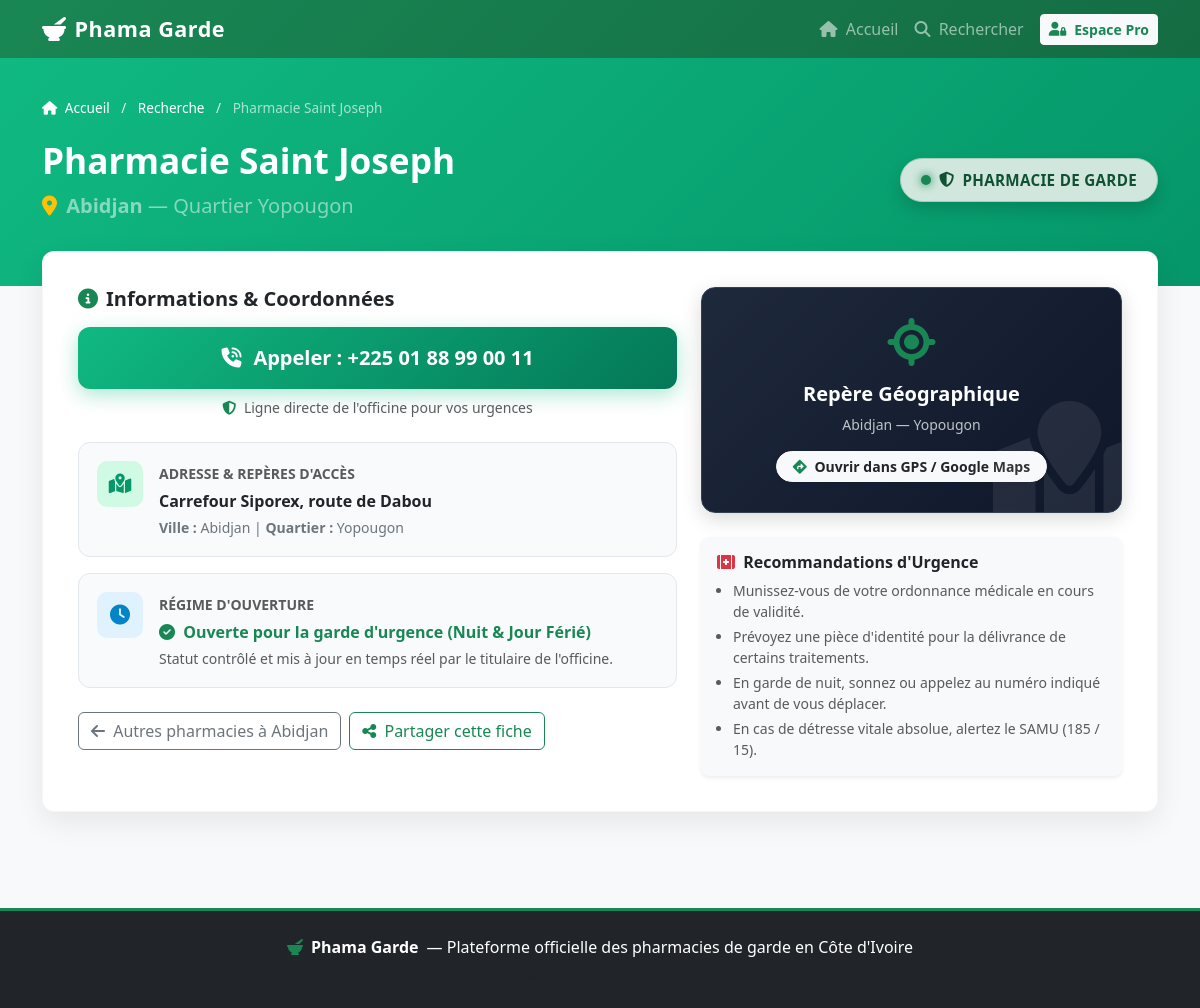
/pharmacy/detail?id=4, run on the app's committed database.
### tables this page shows
CREATE TABLE pharmacies (
    id INT AUTO_INCREMENT PRIMARY KEY,
    user_id INT NOT NULL,
    name VARCHAR(150) NOT NULL,
    city VARCHAR(100) NOT NULL,
    neighborhood VARCHAR(100) DEFAULT NULL,
    address TEXT,
    phone VARCHAR(20),
    is_on_guard TINYINT(1) NOT NULL DEFAULT 0,
    is_approved TINYINT(1) NOT NULL DEFAULT 0,
    created_at TIMESTAMP DEFAULT CURRENT_TIMESTAMP,
    FOREIGN KEY (user_id) REFERENCES users(id) ON DELETE CASCADE
);

### controllers/ClientController.php (called while the page is built, shortened)
<?php
require_once __DIR__ . '/../models/Pharmacy.php';
function detail(?int $id = null): void
{
    $pharmacyId = $id ?? (int)($_GET['id'] ?? 0);
    $pharmacyModel = new Pharmacy();
    $pharmacy = $pharmacyModel->findById($pharmacyId);
    $viewPath  = __DIR__ . '/../views/';
    require $viewPath . 'layouts/header.php';
    require $viewPath . 'client/detail.php';
    require $viewPath . 'layouts/footer.php';
}

### config/database.php (called while the page is built)
<?php
return [
    'host'     => '127.0.0.1',
    'dbname'   => 'phama_garde',
    'username' => 'admin',
    'password' => 'admin',
    'charset'  => 'utf8mb4',
    'options'  => [
        PDO::ATTR_ERRMODE            => PDO::ERRMODE_EXCEPTION,
        PDO::ATTR_DEFAULT_FETCH_MODE => PDO::FETCH_ASSOC,
        PDO::ATTR_EMULATE_PREPARES   => false,
    ],
];

### models/Database.php (called while the page is built, shortened)
<?php
class Database
{
    private static ?PDO $instance = null;
    public static function getInstance(): PDO
    {
        if (self::$instance === null) {
            $config = require __DIR__ . '/../config/database.php';
            $dsn = sprintf('mysql:host=%s;dbname=%s;charset=%s',
                $config['host'], $config['dbname'], $config['charset']
            );
            self::$instance = new PDO($dsn, $config['username'], $config['password'], $config['options']);
        }
        return self::$instance;
    }
}

### models/Pharmacy.php (called while the page is built, shortened)
<?php
require_once __DIR__ . '/Database.php';
class Pharmacy
{
    private PDO $db;
    public function __construct()
    {
        $this->db = Database::getInstance();
    }
    public function findById(int $id): array|false
    {
        $stmt = $this->db->prepare('SELECT * FROM pharmacies WHERE id = :id LIMIT 1');
        $stmt->execute([':id' => $id]);
        return $stmt->fetch();
    }
}

### views/client/detail.php (the view, shortened to what this page needs)
<?php
$cleanPhone = !empty($pharmacy['phone']) ? preg_replace('/[^0-9+]/', '', $pharmacy['phone']) : '';
?>
<section class="detail-hero">
    <div class="container">
        <nav class="detail-breadcrumbs" aria-label="breadcrumb">
            <a href="/"><i class="fa-solid fa-house me-1"></i> Accueil</a>
            <span class="mx-2">/</span>
            <a href="/search">Recherche</a>
            <span class="mx-2">/</span>
            <span class="opacity-75"><?= htmlspecialchars($pharmacy['name'] ?? 'Détails') ?></span>
        </nav>
        <div class="d-flex flex-wrap justify-content-between align-items-center gap-3">
            <div>
                <h1 class="detail-title text-white"><?= htmlspecialchars($pharmacy['name'] ?? 'Pharmacie') ?></h1>
                <p class="mb-0 text-white-50 fs-5">
                    <i class="fa-solid fa-location-dot me-1 text-warning"></i>
                    <strong><?= htmlspecialchars($pharmacy['city'] ?? 'Côte d\'Ivoire') ?></strong>
                    <?php if (!empty($pharmacy['neighborhood'])): ?>
                        — Quartier <?= htmlspecialchars($pharmacy['neighborhood']) ?>
                    <?php endif; ?>
                </p>
            </div>
            <div>
                <?php if (!empty($pharmacy['is_on_guard'])): ?>
                    <span class="detail-guard-badge active shadow">
                        <i class="fa-solid fa-shield-halved"></i> PHARMACIE DE GARDE
                    </span>
                <?php else: ?>
                    <span class="detail-guard-badge inactive shadow-sm">
                        <i class="fa-solid fa-clock"></i> Service Régulier (Hors garde)
                    </span>
                <?php endif; ?>
            </div>
        </div>
    </div>
</section>
<div class="container mb-5">
    <div class="detail-main-card">
        <div class="row g-4">
            <div class="col-lg-7">
                <h3 class="h5 fw-bold mb-3 text-dark d-flex align-items-center gap-2">
                    <i class="fa-solid fa-circle-info text-success"></i>
                    <span>Informations & Coordonnées</span>
                </h3>
                <?php if (!empty($pharmacy['phone'])): ?>
                    <div class="mb-4">
                        <a href="tel:<?= htmlspecialchars($cleanPhone) ?>" class="btn-call-emergency">
                            <i class="fa-solid fa-phone-volume"></i>
                            <span>Appeler : <?= htmlspecialchars($pharmacy['phone']) ?></span>
                        </a>
                        <p class="text-center text-muted small mt-2">
                            <i class="fa-solid fa-shield-halved text-success me-1"></i> Ligne directe de l'officine pour vos urgences
                        </p>
                    </div>
                <?php else: ?>
                    <div class="alert alert-secondary text-muted small mb-4">
                        <i class="fa-solid fa-phone-slash me-1"></i> Numéro de téléphone direct non renseigné par l'officine.
                    </div>
                <?php endif; ?>
                <div class="info-item-box">
                    <div class="info-item-icon">
                        <i class="fa-solid fa-map-location-dot"></i>
                    </div>
                    <div>
                        <span class="text-muted small text-uppercase fw-bold">Adresse & Repères d'accès</span>
                        <div class="fw-semibold text-dark fs-6 mt-1">
                            <?= !empty($pharmacy['address']) ? nl2br(htmlspecialchars($pharmacy['address'])) : 'Adresse non précisée' ?>
                        </div>
                        <div class="text-secondary small mt-1">
                            <strong>Ville :</strong> <?= htmlspecialchars($pharmacy['city'] ?? 'Non précisée') ?>
                            <?php if (!empty($pharmacy['neighborhood'])): ?>
                                | <strong>Quartier :</strong> <?= htmlspecialchars($pharmacy['neighborhood']) ?>
                            <?php endif; ?>
                        </div>
                    </div>
                </div>
                <div class="info-item-box">
                    <div class="info-item-icon" style="background: #e0f2fe; color: #0284c7;">
                        <i class="fa-solid fa-clock"></i>
                    </div>
                    <div>
                        <span class="text-muted small text-uppercase fw-bold">Régime d'ouverture</span>
                        <div class="fw-semibold text-dark fs-6 mt-1">
                            <?php if (!empty($pharmacy['is_on_guard'])): ?>
                                <span class="text-success fw-bold">
                                    <i class="fa-solid fa-circle-check me-1"></i> Ouverte pour la garde d'urgence (Nuit & Jour Férié)
                                </span>
                            <?php else: ?>
                                <span class="text-secondary">
                                    <i class="fa-solid fa-store me-1"></i> Service habituel en journée
                                </span>
                            <?php endif; ?>
                        </div>
                        <div class="text-muted small mt-1">
                            Statut contrôlé et mis à jour en temps réel par le titulaire de l'officine.
                        </div>
                    </div>
                </div>
                <div class="d-flex flex-wrap gap-2 mt-4">
                    <a href="/search?city=<?= urlencode($pharmacy['city'] ?? '') ?>" class="btn btn-outline-secondary">
                        <i class="fa-solid fa-arrow-left me-1"></i> Autres pharmacies à <?= htmlspecialchars($pharmacy['city'] ?? '') ?>
                    </a>
                    <button type="button" class="btn btn-outline-success" id="btnSharePharmacy">
                        <i class="fa-solid fa-share-nodes me-1"></i> Partager cette fiche
                    </button>
                </div>
            </div>
            <div class="col-lg-5">
                <div class="map-placeholder-box mb-4">
                    <i class="fa-solid fa-map-location map-bg-icon"></i>
                    <i class="fa-solid fa-location-crosshairs fa-3x text-success mb-3"></i>
                    <h5 class="fw-bold">Repère Géographique</h5>
                    <p class="small text-light opacity-75 mb-3">
                        <?= htmlspecialchars($pharmacy['city'] ?? '') ?>
                        <?php if (!empty($pharmacy['neighborhood'])): ?>
                            — <?= htmlspecialchars($pharmacy['neighborhood']) ?>
                        <?php endif; ?>
                    </p>
                    <a href="https://www.google.com/maps/search/?api=1&query=<?= urlencode(($pharmacy['name'] ?? '') . ' ' . ($pharmacy['city'] ?? '') . ' ' . ($pharmacy['neighborhood'] ?? '') . ' Cote d Ivoire') ?>"
                       target="_blank" rel="noopener noreferrer" class="btn btn-sm btn-light text-dark fw-bold rounded-pill px-3 shadow-sm">
                        <i class="fa-solid fa-diamond-turn-right text-success me-1"></i> Ouvrir dans GPS / Google Maps
                    </a>
                </div>
                <div class="card border-0 bg-light p-3 rounded-3 shadow-sm">
                    <h6 class="fw-bold text-dark mb-2">
                        <i class="fa-solid fa-kit-medical text-danger me-1"></i> Recommandations d'Urgence
                    </h6>
                    <ul class="text-muted small ps-3 mb-0">
                        <li class="mb-1">Munissez-vous de votre ordonnance médicale en cours de validité.</li>
                        <li class="mb-1">Prévoyez une pièce d'identité pour la délivrance de certains traitements.</li>
                        <li class="mb-1">En garde de nuit, sonnez ou appelez au numéro indiqué avant de vous déplacer.</li>
                        <li>En cas de détresse vitale absolue, alertez le SAMU (185 / 15).</li>
                    </ul>
                </div>
            </div>
        </div>
    </div>
</div>

### public/assets/css/global.css (style rules this page uses)
:root { --pharm-primary: #198754; --pharm-primary-dark: #146c43; --pharm-primary-light: #20c997; --pharm-accent: #0dcaf0; --pharm-danger: #dc3545; --pharm-warning: #ffc107; --pharm-bg: #f8f9fa; --pharm-card-bg: #ffffff; --pharm-text: #212529; --pharm-muted: #6c757d; --pharm-border-radius: 12px; --pharm-shadow: 0 4px 12px rgba(0, 0, 0, 0.08); --pharm-shadow-hover: 0 8px 24px rgba(0, 0, 0, 0.12); }
body { background-color: var(--pharm-bg); color: var(--pharm-text); font-family: 'Segoe UI', system-ui, -apple-system, sans-serif; min-height: 100vh; display: flex; flex-direction: column; }

### public/assets/css/detail.css (style rules this page uses)
.detail-hero { background: linear-gradient(135deg, #10b981 0%, #059669 100%); color: white; padding: 40px 0 65px; position: relative; }
.detail-breadcrumbs { font-size: 0.85rem; color: rgba(255, 255, 255, 0.85); margin-bottom: 20px; }
.detail-breadcrumbs a { color: #ffffff; text-decoration: none; font-weight: 500; }
.detail-title { font-size: 2.2rem; font-weight: 800; margin-bottom: 10px; line-height: 1.2; }
.detail-main-card { background: #ffffff; border-radius: var(--pharm-border-radius); box-shadow: 0 10px 30px rgba(0, 0, 0, 0.08); padding: 35px; margin-top: -35px; border: 1px solid rgba(0, 0, 0, 0.04); position: relative; z-index: 10; }
.detail-guard-badge { display: inline-flex; align-items: center; gap: 8px; padding: 10px 20px; border-radius: 50px; font-weight: 800; font-size: 0.95rem; letter-spacing: 0.3px; }
.detail-guard-badge.active { background-color: #d1e7dd; color: #0f5132; border: 1px solid #a3cfbb; }
.detail-guard-badge.active::before { content: ''; width: 10px; height: 10px; background-color: #198754; border-radius: 50%; display: inline-block; box-shadow: 0 0 10px #198754; animation: pulseDot 1.5s infinite; }
.btn-call-emergency { background: linear-gradient(135deg, #10b981 0%, #047857 100%); color: white; font-size: 1.25rem; font-weight: 800; padding: 16px 28px; border-radius: 12px; display: inline-flex; align-items: center; justify-content: center; gap: 12px; text-decoration: none; box-shadow: 0 6px 20px rgba(16, 185, 129, 0.35); transition: all 0.2s ease; width: 100%; }
.info-item-box { display: flex; align-items: flex-start; gap: 16px; padding: 18px; border-radius: 12px; background-color: #f8fafc; border: 1px solid #e2e8f0; margin-bottom: 16px; }
.info-item-icon { width: 46px; height: 46px; border-radius: 10px; background: #d1fae5; color: #059669; display: flex; align-items: center; justify-content: center; font-size: 1.25rem; flex-shrink: 0; }
.map-placeholder-box { background: linear-gradient(135deg, #1e293b 0%, #0f172a 100%); border-radius: 14px; padding: 30px; text-align: center; color: white; border: 1px solid #334155; position: relative; overflow: hidden; box-shadow: 0 6px 20px rgba(0, 0, 0, 0.15); }
.map-placeholder-box i.map-bg-icon { position: absolute; right: -25px; bottom: -25px; font-size: 8.5rem; opacity: 0.08; color: white; pointer-events: none; }

### data on the page
pharmacies: name "Pharmacie Saint Joseph", city "Abidjan", neighborhood "Yopougon", phone "+225 01 88 99 00 11", address "Carrefour Siporex, route de Dabou"
